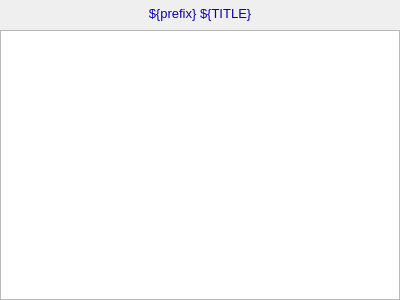
<?xml version="1.0" ?>
<ui version="4.0">
  <class>Dialog</class>
  <widget class="QWidget" name="screen">
    <property name="geometry">
      <rect>
        <x>1095</x>
        <y>344</y>
        <width>400</width>
        <height>300</height>
      </rect>
    </property>
    <property name="styleSheet">
      <string notr="true">QWidget#screen {
  color: rgb(0, 0, 0);
  background-color: rgb(187, 187, 187);
  }</string>
    </property>
    <property name="windowTitle">
      <string>NDPlot</string>
    </property>
    <widget class="PyDMWaveformPlot" name="cartesian_plot">
      <property name="geometry">
        <rect>
          <x>0</x>
          <y>30</y>
          <width>400</width>
          <height>270</height>
        </rect>
      </property>
      <property name="toolTip">
        <string>cartesian_plot</string>
      </property>
      <property name="title" stdset="0">
        <string>$(TITLE)</string>
      </property>
      <property name="xLabels">
        <stringlist>
          <string>${XLABEL}</string>
        </stringlist>
      </property>
      <property name="yLabels">
        <stringlist>
          <string>${YLABEL}</string>
        </stringlist>
      </property>
      <property name="curves" stdset="0">
        <stringlist>
          <string>{&quot;name&quot;: &quot;curve 1&quot;, &quot;y_channel&quot;: &quot;ca://${prefix}${DATA}&quot;, &quot;color&quot;: &quot;#000000&quot;, &quot;lineStyle&quot;: 1, &quot;lineWidth&quot;: 1, &quot;symbolSize&quot;: 10, &quot;redraw_mode&quot;: 2, &quot;block_size&quot;: 1200, &quot;x_channel&quot;: null}</string>
        </stringlist>
      </property>
      <property name="axisColor" stdset="0">
        <color>
          <red>0</red>
          <green>0</green>
          <blue>0</blue>
        </color>
      </property>
      <property name="backgroundColor" stdset="0">
        <color>
          <red>115</red>
          <green>223</green>
          <blue>255</blue>
        </color>
      </property>
    </widget>
    <widget class="PyDMDrawingRectangle" name="rectangle">
      <property name="geometry">
        <rect>
          <x>0</x>
          <y>0</y>
          <width>400</width>
          <height>26</height>
        </rect>
      </property>
      <property name="brush" stdset="0">
        <brush brushstyle="SolidPattern">
          <color alpha="255">
            <red>218</red>
            <green>218</green>
            <blue>218</blue>
          </color>
        </brush>
      </property>
      <property name="penStyle" stdset="0">
        <enum>Qt::SolidLine</enum>
      </property>
      <property name="penColor" stdset="0">
        <color>
          <red>218</red>
          <green>218</green>
          <blue>218</blue>
        </color>
      </property>
      <property name="penWidth" stdset="0">
        <double>0</double>
      </property>
      <property name="penCapStyle" stdset="0">
        <enum>Qt::FlatCap</enum>
      </property>
      <property name="toolTip">
        <string>rectangle</string>
      </property>
    </widget>
    <widget class="QLabel" name="text">
      <property name="geometry">
        <rect>
          <x>92</x>
          <y>1</y>
          <width>216</width>
          <height>25</height>
        </rect>
      </property>
      <property name="text">
        <string>${prefix} ${TITLE}</string>
      </property>
      <property name="font" stdset="0">
        <font>
          <pointsize>10</pointsize>
        </font>
      </property>
      <property name="brush" stdset="0">
        <brush brushstyle="SolidPattern">
          <color alpha="255">
            <red>10</red>
            <green>0</green>
            <blue>184</blue>
          </color>
        </brush>
      </property>
      <property name="toolTip">
        <string>text</string>
      </property>
      <property name="alignment">
        <set>Qt::AlignCenter</set>
      </property>
      <property name="styleSheet">
        <string notr="true">QLabel#text {
  color: rgb(10, 0, 184);
  }</string>
      </property>
    </widget>
  </widget>
  <customwidgets>
    <customwidget>
      <class>PyDMWaveformPlot</class>
      <extends>QGraphicsView</extends>
      <header>pydm.widgets.waveformplot</header>
    </customwidget>
    <customwidget>
      <class>PyDMDrawingRectangle</class>
      <extends>QWidget</extends>
      <header>pydm.widgets.drawing</header>
    </customwidget>
    <customwidget>
      <class>PyDMLabel</class>
      <extends>QLabel</extends>
      <header>pydm.widgets.label</header>
    </customwidget>
  </customwidgets>
</ui>
